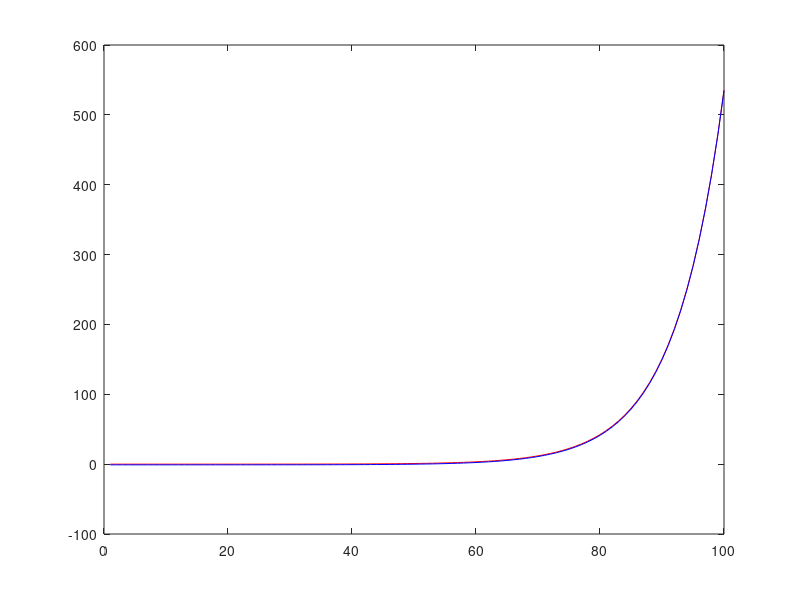

Reproduce this figure in MATLAB.
clf;
clc;
clear;
c = 0;
x = linspace(-2*pi,2*pi,100);
y = exp(x);
n = 20;
deriv = [1 1 1 1];%[1 0 -1 0] for sin(x) & change c = 0% %[1 1 1 1] for exp(x)%
for i = 1:n-1
  t(i+1,:)= deriv(1)*(x-c).^(i)/factorial(i);
  deriv = circshift(deriv,-1);
end
stp = sum(t);
plot(y,'r');
hold on;
plot(stp,'b');
